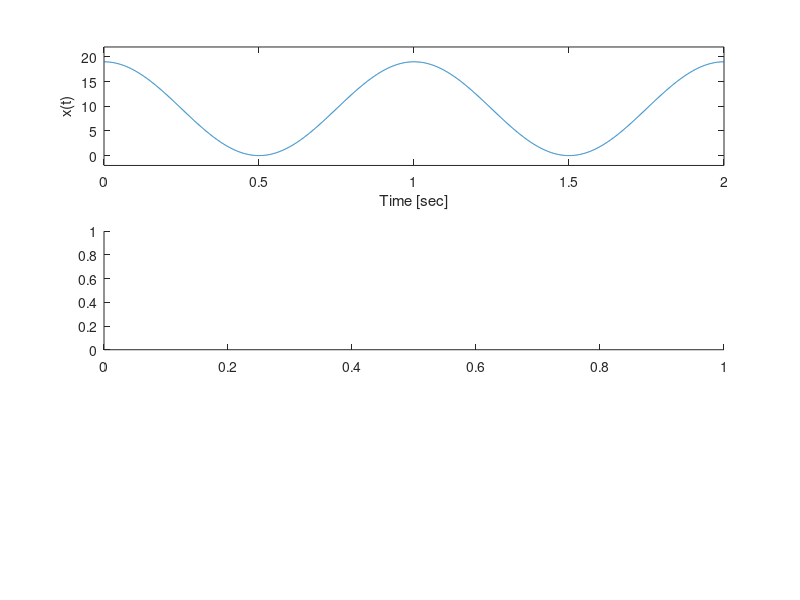

This figure's MATLAB source: (Note: this script raises an error after producing the figure.)
te=2.0; % 信号区間端（0～te）
dt=10^(-3); % 連続時間軸の刻み幅（サンプリング周波数1[kHz]）
t=0:dt:te; % 時間軸の等間隔ベクトルの生成
xca=9.5*cos(2*pi*t)+9.5; % アナログ信号
Ts=0.1; % ディジタル信号のサンプリング間隔（fs=10[Hz]）
tn=0:Ts:te; % サンプル時刻を与える等間隔ベクトルの生成
n=tn/Ts; % サンプル番号を与える等間隔ベクトルの生成
xcd=9.5*cos(2*pi*tn)+9.5; % ディジタル信号（サンプル値信号）
rxcd=round(xcd); % 量子化ディジタル信号（整数値への丸め）
brxcd=dec2bin(rxcd,8) % 整数を2進数の文字列に変換（表示）
b=zeros(length(xcd),8); % 2進数（ビット列）の初期化
for k=1:length(xcd)
    for l=1:8
        b(k,l)=str2double(brxcd(k,l)); % 各ビット（文字列）を数値へ型変換
    end
end
b(length(xcd)+1,:)=b(length(xcd),:); % 表示用に同値を追加
c=reshape(b',1,[ ]); % パラレル-シリアル変換
figure(1) % 図3.3
subplot(3,1,1)
plot(t,xca); % アナログ信号の表示
axis([0,te,-2,22]); xlabel('Time [sec]'); ylabel('x(t)')
subplot(3,1,2)
stem(tn,xcd,'fil'); % サンプル値信号の表示
axis([0,te,-2,22]); xlabel('Time [sec]'); ylabel('x(nT_s)')
subplot(3,1,3)
stem(tn,rxcd,'fil'); % 整数量子化ディジタル信号の表示
axis([0,te,-2,22]); xlabel('Time [sec]'); ylabel('$\hat{x}(nT_s)$','Interpreter','latex')
grid on; grid minor
figure(2) % 図3.4
stem(n,rxcd,'fil'); % 整数量子化ディジタル信号の表示（塗りつぶし）
hold on
stem(n,xcd); % ディジタル信号の表示
axis([0,te/Ts,0,20]); xlabel('Number of samples'); ylabel('$x(n),\hat{x}(n)$','Interpreter','latex')
grid on; grid minor
figure(3) % 図3.5
for m=1:1:8
    subplot(8,1,m)
    stairs(b(:,m)); % ビット列の波形表示
    axis([1,length(rxcd)+1,-0.2,1.2])
    axis off
end
figure(4) % 図3.7
stairs(c); % ビット列の表示
axis([1,length(xcd)*8,-0.2,1.2]);
xlabel('Number of bit'); ylabel('$\hat{x}_{b}(nT_s)$','Interpreter','latex')